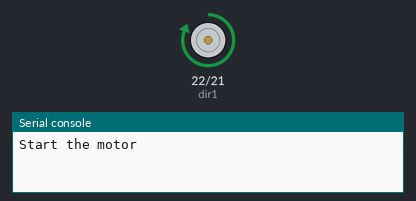
Recording of a program running on a simulated ESP32 board running MicroPython. Shown: motor-driver pin pairs drawn as motors (green arrow = first pin HIGH = forward, orange = second pin HIGH = backward, longer = more drive, scaled by the enable pin), the last lines printed to the serial console.

Above: at 0.1 s.
At 3.1 s:
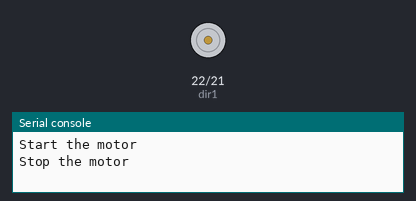
At 4.1 s:
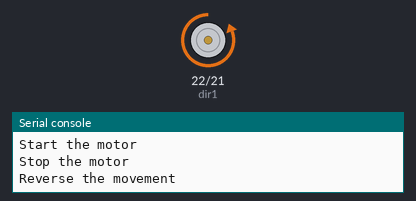
Timing chart, 0 to 40.0 s (numbered marks = the images above):
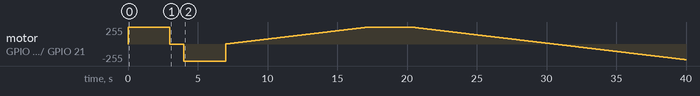

The program:

l298d.py
```python
# (licence header left out)
from machine import Pin,PWM
from utime import sleep,sleep_ms

SPEED = 26
DIR1  = 22
DIR2  = 21
FULL_SPEED = 1023

speed = PWM(Pin(SPEED))

dir1 = Pin(DIR1,Pin.OUT)
dir2 = Pin(DIR2,Pin.OUT)

# Set full speed
speed.duty(FULL_SPEED)

# Now we can start the motor in forward direction
print("Start the motor")
dir2.value(0)
dir1.value(1)
sleep(3)

# stop the motor
print("Stop the motor")
dir1.value(0)
sleep(1)

print("Reverse the movement")
dir2.value(1)
sleep(3)
#
print("Stop the motor")
dir2.value(0)

# Now let's change the speed
speed.duty(0)

# increasing and decreasing motor speed
dir1.value(1)

print("Changing motor speed, forward movement")

for i in range(1024):
    speed.duty(i)
    sleep_ms(10)
sleep(3)
for i in range(1024):
    speed.duty(1023-i)
    sleep_ms(10)

dir1.value(0)
dir2.value(1)

print("Changing motor speed, reverse movement")

for i in range(1024):
    speed.duty(i)
    sleep_ms(10)
sleep(3)
for i in range(1024):
    speed.duty(1023-i)
    sleep_ms(10)

print("Stop the motor and end the program")

dir2.value(0)
```
